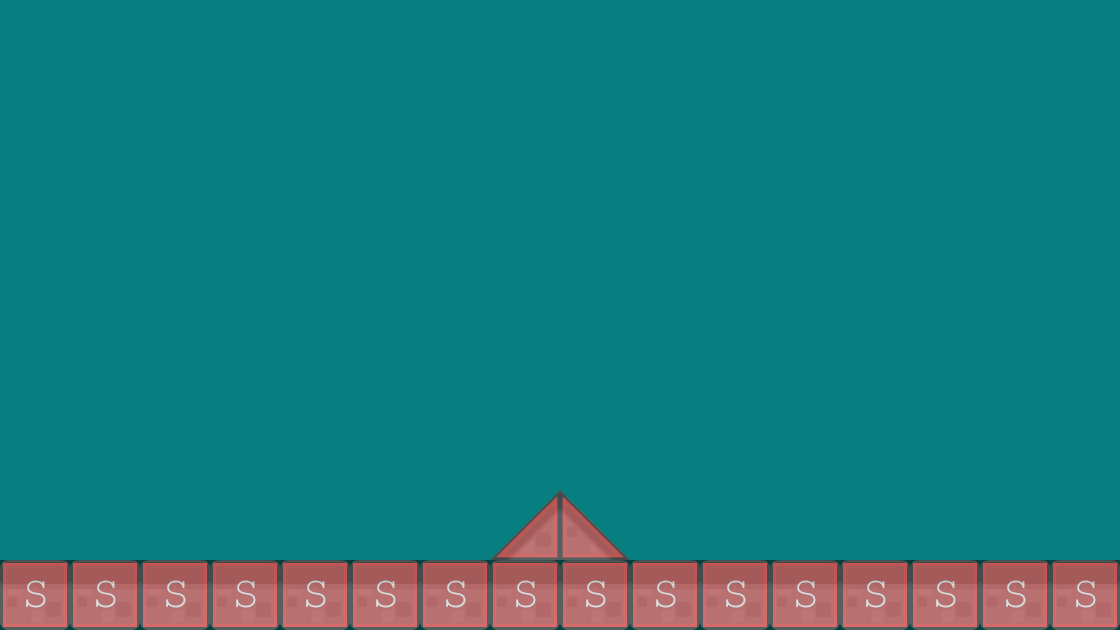

This is a level from a 2D game, rendered from its Tiled map with the project's own tilesets. A one-line summary and the map file follow, with tile-layer data summarised:
An orthogonal 16x9 tile map with 70x70 px tiles, 2 tile layers (background 1, collision), 2 tilesets and 2 objects (EnemyBase, PlayerBase).

<map version="1.0" orientation="orthogonal" renderorder="right-down" width="16" height="9" tilewidth="70" tileheight="70" backgroundcolor="#077e80">
 <tileset firstgid="1" name="background-tiles" tilewidth="70" tileheight="70">
  <image source="../img/background-tiles.png" width="910" height="910" />
 </tileset>
 <tileset firstgid="170" name="meta-tiles" tilewidth="70" tileheight="70">
  <image source="../img/meta-tiles.png" width="350" height="70" />
  <tile id="1">
   <properties>
    <property name="type" value="lslope" />
   </properties>
  </tile>
  <tile id="3">
   <properties>
    <property name="type" value="rslope" />
   </properties>
  </tile>
  <tile id="4">
   <properties>
    <property name="type" value="solid" />
   </properties>
  </tile>
 </tileset>
 <layer name="background 1" width="16" height="9">
  <data>[144 cells, 18 non-empty, 3 distinct tile ids]</data>
 </layer>
 <layer name="collision" width="16" height="9" opacity="0.5">
  <data>[144 cells, 18 non-empty, 3 distinct tile ids]</data>
 </layer>
 <objectgroup name="BaseEntities">
  <object name="EnemyBase" x="912" y="422" width="68" height="138" />
  <object name="PlayerBase" x="140" y="418" width="70" height="144" />
 </objectgroup>
</map>
